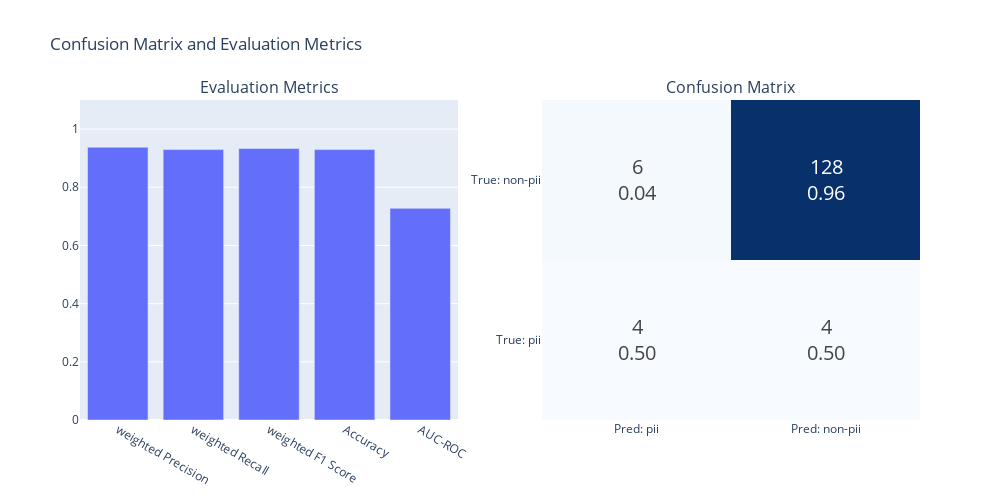

The notebook cell this image was saved under:
### Code cell
plot_cassed_results(true, predictions)

### Figure 1 — Plotly figure (JSON) as saved in the notebook; plotly's stock layout.template omitted (floating-point values rounded to 4 significant figures)
{"data": [{"showlegend": false, "type": "bar", "x": ["weighted Precision", "weighted Recall", "weighted F1 Score", "Accuracy", "AUC-ROC"], "xaxis": "x", "y": [0.9376, 0.9296, 0.9332, 0.9296, 0.7276], "yaxis": "y"}, {"colorscale": [[0, "rgb(247,251,255)"], [0.125, "rgb(222,235,247)"], [0.25, "rgb(198,219,239)"], [0.375, "rgb(158,202,225)"], [0.5, "rgb(107,174,214)"], [0.625, "rgb(66,146,198)"], [0.75, "rgb(33,113,181)"], [0.875, "rgb(8,81,156)"], [1, "rgb(8,48,107)"]], "showscale": false, "text": [["4<br>0.50", "4<br>0.50"], ["6<br>0.04", "128<br>0.96"]], "textfont": {"size": 20}, "texttemplate": "%{text}", "type": "heatmap", "x": ["Pred: pii", "Pred: non-pii"], "xaxis": "x2", "y": ["True: pii", "True: non-pii"], "yaxis": "y2", "z": [[4, 4], [6, 128]]}], "layout": {"annotations": [{"font": {"size": 16}, "showarrow": false, "text": "Evaluation Metrics", "x": 0.225, "xanchor": "center", "xref": "paper", "y": 1, "yanchor": "bottom", "yref": "paper"}, {"font": {"size": 16}, "showarrow": false, "text": "Confusion Matrix", "x": 0.775, "xanchor": "center", "xref": "paper", "y": 1, "yanchor": "bottom", "yref": "paper"}], "height": 500, "showlegend": false, "title": {"text": "Confusion Matrix and Evaluation Metrics"}, "width": 1000, "xaxis": {"anchor": "y", "domain": [0, 0.45]}, "xaxis2": {"anchor": "y2", "domain": [0.55, 1]}, "yaxis": {"anchor": "x", "domain": [0, 1], "range": [0, 1.1]}, "yaxis2": {"anchor": "x2", "domain": [0, 1]}}}
